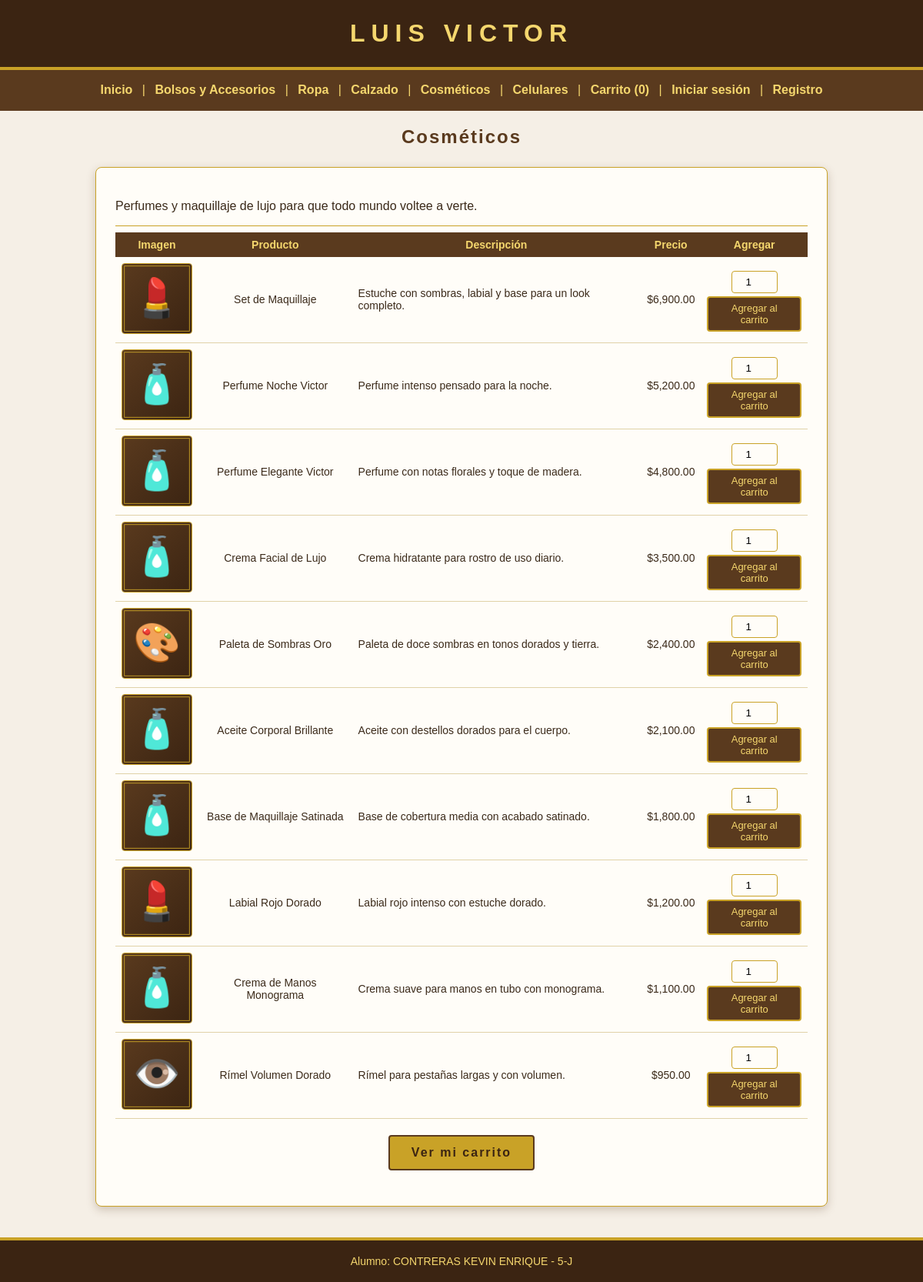
/cosmeticos.php, run on the app's committed database.
### tables this page shows
CREATE TABLE productos (
  id INT AUTO_INCREMENT PRIMARY KEY,
  categoria VARCHAR(50) NOT NULL,
  marca VARCHAR(50) NOT NULL,
  nombre VARCHAR(100) NOT NULL,
  descripcion VARCHAR(200) NOT NULL,
  precio DECIMAL(10,2) NOT NULL,
  imagen VARCHAR(255) NOT NULL
);

### cosmeticos.php (the view, shortened to what this page needs)
<?php
$categoria = "Cosméticos";
require "conexion.php";
$stmt = $conexion->prepare("SELECT id, nombre, descripcion, precio, imagen FROM productos WHERE categoria = ? ORDER BY precio DESC");
$stmt->bind_param("s", $categoria);
$stmt->execute();
$productos = $stmt->get_result();
?>
<!DOCTYPE html>
<html>
<head>
  <link rel="stylesheet" href="estilo.css">
</head>
<body>
  <h1>LUIS VICTOR</h1>
  <?php include "menu.php"; ?>
  <h2>Cosméticos</h2>
  <div class="ancho">
    <p>Perfumes y maquillaje de lujo para que todo mundo voltee a verte.</p>
    <hr>
    <table>
      <tr>
        <th>Imagen</th>
        <th>Producto</th>
        <th>Descripción</th>
        <th>Precio</th>
        <th>Agregar</th>
      </tr>
      <?php while ($p = $productos->fetch_assoc()) { ?>
      <tr>
        <td><img class="prod" src="<?php echo htmlspecialchars($p["imagen"]); ?>" alt="<?php echo htmlspecialchars($p["nombre"]); ?>" loading="lazy" onerror="this.onerror=null;this.src='imagen_no.svg'"></td>
        <td><?php echo htmlspecialchars($p["nombre"]); ?></td>
        <td class="izq"><?php echo htmlspecialchars($p["descripcion"]); ?></td>
        <td>$<?php echo number_format($p["precio"], 2); ?></td>
        <td>
          <form method="post" action="carrito.php">
            <input type="number" name="cantidad" value="1" min="1" max="10">
            <br>
            <button type="submit" name="agregar" value="<?php echo $p["id"]; ?>">Agregar al carrito</button>
          </form>
        </td>
      </tr>
      <?php } ?>
    </table>
    <p class="centro"><a class="cta" href="carrito.php">Ver mi carrito</a></p>
  </div>
  <?php include "pie.php"; ?>
</body>
</html>

### estilo.css (style rules this page uses)
body { font-family: Arial, sans-serif; background-color: #f5efe6; color: #3b2a1a; margin: 0; }
h1 { background-color: #3b2412; color: #f5d76e; text-align: center; letter-spacing: 8px; margin: 0; padding: 25px; border-bottom: 4px solid #c9a227; }
h2 { color: #5a3a1e; text-align: center; letter-spacing: 2px; }
div { width: 90%; max-width: 520px; margin: 25px auto; padding: 25px; background-color: #fffdf8; border: 1px solid #c9a227; border-radius: 8px; box-shadow: 0 4px 12px rgba(90, 58, 30, 0.25); }
input, select, textarea { width: 100%; box-sizing: border-box; padding: 10px; margin-top: 5px; border: 1px solid #c9a227; border-radius: 4px; background-color: #fffdf8; font-family: Arial, sans-serif; }
button { background-color: #5a3a1e; color: #f5d76e; padding: 12px 25px; border: 2px solid #c9a227; border-radius: 4px; font-family: Arial, sans-serif; font-size: 16px; letter-spacing: 2px; cursor: pointer; }
a { color: #8a6d1d; text-decoration: none; font-weight: bold; }
hr { border: 0; border-top: 1px solid #c9a227; }
table { width: 100%; font-size: 14px; border-collapse: collapse; }
th { background-color: #5a3a1e; color: #f5d76e; padding: 8px; }
td { padding: 8px; text-align: center; border-bottom: 1px solid #e0d2a8; }
div.ancho { max-width: 900px; }
td.izq { text-align: left; }
a.cta { display: inline-block; background-color: #c9a227; color: #3b2412; padding: 12px 28px; margin: 5px; border: 2px solid #5a3a1e; border-radius: 4px; font-size: 16px; letter-spacing: 2px; text-decoration: none; }
p.centro { text-align: center; }
td input { width: 60px; padding: 6px; text-align: center; }
td button { padding: 6px 10px; margin-top: 4px; font-size: 13px; letter-spacing: 0; }
img.prod { width: 90px; height: 90px; object-fit: cover; border: 1px solid #c9a227; border-radius: 4px; background-color: #f5efe6; }

### data on the page
productos: imagen (picture), nombre "Set de Maquillaje", descripcion "Estuche con sombras, labial y base para un look completo.", precio "6,900.00", $p["id"] 34 (drawn)
productos: imagen (picture), nombre "Perfume Noche Victor", descripcion "Perfume intenso pensado para la noche.", precio "5,200.00", $p["id"] 38 (drawn)
productos: imagen (picture), nombre "Perfume Elegante Victor", descripcion "Perfume con notas florales y toque de madera.", precio "4,800.00", $p["id"] 31 (drawn)
productos: imagen (picture), nombre "Crema Facial de Lujo", descripcion "Crema hidratante para rostro de uso diario.", precio "3,500.00", $p["id"] 33 (drawn)
productos: imagen (picture), nombre "Paleta de Sombras Oro", descripcion "Paleta de doce sombras en tonos dorados y tierra.", precio "2,400.00", $p["id"] 37 (drawn)
productos: imagen (picture), nombre "Aceite Corporal Brillante", descripcion "Aceite con destellos dorados para el cuerpo.", precio "2,100.00", $p["id"] 40 (drawn)
productos: imagen (picture), nombre "Base de Maquillaje Satinada", descripcion "Base de cobertura media con acabado satinado.", precio "1,800.00", $p["id"] 35 (drawn)
productos: imagen (picture), nombre "Labial Rojo Dorado", descripcion "Labial rojo intenso con estuche dorado.", precio "1,200.00", $p["id"] 32 (drawn)
productos: imagen (picture), nombre "Crema de Manos Monograma", descripcion "Crema suave para manos en tubo con monograma.", precio "1,100.00", $p["id"] 39 (drawn)
productos: imagen (picture), nombre "Rímel Volumen Dorado", descripcion "Rímel para pestañas largas y con volumen.", precio "950.00", $p["id"] 36 (drawn)

### other printed values
$en_carrito "0"
